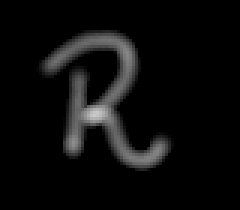
#> input picture image_process_python/images/r5.png, 80 x 70 px, found by its file name (shown 3 times larger)
$ python binary_erosion.py
#> lines starting #> are read from the running program, lines starting #| are printed output that depends on the picture; after the words box and inside, x2 and y2 are one past the last pixel; in counts of white or black regions, pixels touching at a corner belong together
### image_process_python/utils.py
import matplotlib.pyplot as plt


# Define a function using matplotlib to display the images
def show_image(image, title="Image", cmap_type="gray"):
    plt.imshow(image, cmap=cmap_type)
    plt.title(title)
    plt.axis("off")
    plt.show()


# [65 lines left out: functions show_image_contour, show_image_with_corners, show_detected_face, getFaceRectangle, mergeBlurryFace, not called in this run]

### image_process_python/filter_constrast_transform_morph/binary_erosion.py
""" Use morphological erosion to discard pixels near boundaries from a binary image, good for OCR. """

import skimage
from utils import show_image

upper_r_image = skimage.io.imread(
    "/users/s0046425/git_projects/2025/data-camp-courses/image_process_python/images/r5.png"
)
#> upper_r_image is the input picture: shape (70, 80); min 0, max 200, mean 12

# Import the morphology module
from skimage import morphology

# Obtain the eroded shape
eroded_image_shape = morphology.binary_erosion(upper_r_image)
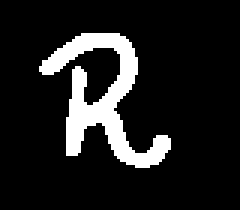
#> eroded_image_shape: shape (70, 80) bool (shown 3 times larger); 12.2% white; 1 white region, box (x1, y1, x2, y2) and area: (13, 11, 57, 56) 682

# See results
show_image(upper_r_image, "Original")
show_image(eroded_image_shape, "Eroded image")
